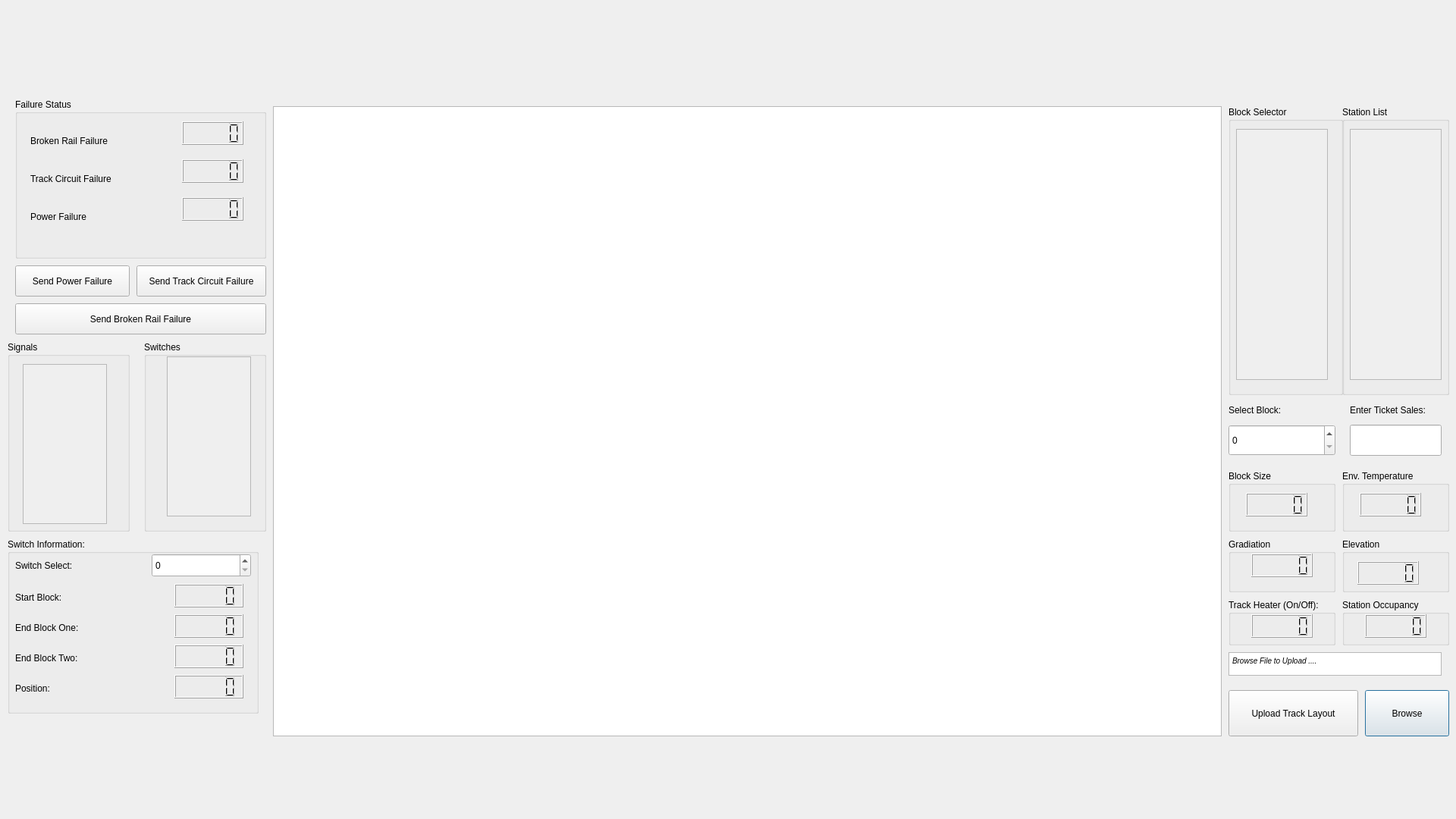
<?xml version="1.0" encoding="UTF-8"?>
<ui version="4.0">
 <class>Dialog</class>
 <widget class="QDialog" name="Dialog">
  <property name="geometry">
   <rect>
    <x>0</x>
    <y>0</y>
    <width>1920</width>
    <height>1080</height>
   </rect>
  </property>
  <property name="minimumSize">
   <size>
    <width>1920</width>
    <height>500</height>
   </size>
  </property>
  <property name="windowTitle">
   <string>Dialog</string>
  </property>
  <widget class="QGraphicsView" name="trackLayout">
   <property name="geometry">
    <rect>
     <x>360</x>
     <y>140</y>
     <width>1251</width>
     <height>831</height>
    </rect>
   </property>
  </widget>
  <widget class="QPushButton" name="browseFileSelectButton">
   <property name="geometry">
    <rect>
     <x>1800</x>
     <y>910</y>
     <width>111</width>
     <height>61</height>
    </rect>
   </property>
   <property name="text">
    <string>Browse</string>
   </property>
  </widget>
  <widget class="QPushButton" name="uploadTrackButton">
   <property name="geometry">
    <rect>
     <x>1620</x>
     <y>910</y>
     <width>171</width>
     <height>61</height>
    </rect>
   </property>
   <property name="text">
    <string>Upload Track Layout</string>
   </property>
  </widget>
  <widget class="QGroupBox" name="envTemp">
   <property name="geometry">
    <rect>
     <x>1770</x>
     <y>620</y>
     <width>141</width>
     <height>81</height>
    </rect>
   </property>
   <property name="title">
    <string>Env. Temperature</string>
   </property>
   <widget class="QLCDNumber" name="lcdEnvTemp">
    <property name="geometry">
     <rect>
      <x>23</x>
      <y>30</y>
      <width>81</width>
      <height>31</height>
     </rect>
    </property>
   </widget>
  </widget>
  <widget class="QGroupBox" name="grad">
   <property name="geometry">
    <rect>
     <x>1620</x>
     <y>710</y>
     <width>141</width>
     <height>71</height>
    </rect>
   </property>
   <property name="title">
    <string>Gradiation</string>
   </property>
   <widget class="QLCDNumber" name="lcdGrad">
    <property name="geometry">
     <rect>
      <x>30</x>
      <y>20</y>
      <width>81</width>
      <height>31</height>
     </rect>
    </property>
   </widget>
  </widget>
  <widget class="QGroupBox" name="elev">
   <property name="geometry">
    <rect>
     <x>1770</x>
     <y>710</y>
     <width>141</width>
     <height>71</height>
    </rect>
   </property>
   <property name="title">
    <string>Elevation</string>
   </property>
   <widget class="QLCDNumber" name="lcdElev">
    <property name="geometry">
     <rect>
      <x>20</x>
      <y>30</y>
      <width>81</width>
      <height>31</height>
     </rect>
    </property>
   </widget>
  </widget>
  <widget class="QGroupBox" name="blockSize">
   <property name="geometry">
    <rect>
     <x>1620</x>
     <y>620</y>
     <width>141</width>
     <height>81</height>
    </rect>
   </property>
   <property name="title">
    <string>Block Size</string>
   </property>
   <widget class="QLCDNumber" name="lcdBlockSize">
    <property name="geometry">
     <rect>
      <x>23</x>
      <y>30</y>
      <width>81</width>
      <height>31</height>
     </rect>
    </property>
   </widget>
  </widget>
  <widget class="QGroupBox" name="blockSelectorGroup">
   <property name="geometry">
    <rect>
     <x>1620</x>
     <y>140</y>
     <width>151</width>
     <height>381</height>
    </rect>
   </property>
   <property name="title">
    <string>Block Selector</string>
   </property>
   <widget class="QScrollArea" name="blockSelScrollArea">
    <property name="geometry">
     <rect>
      <x>10</x>
      <y>30</y>
      <width>121</width>
      <height>331</height>
     </rect>
    </property>
    <property name="widgetResizable">
     <bool>true</bool>
    </property>
    <widget class="QWidget" name="scrollAreaWidgetContents">
     <property name="geometry">
      <rect>
       <x>0</x>
       <y>0</y>
       <width>119</width>
       <height>329</height>
      </rect>
     </property>
    </widget>
   </widget>
  </widget>
  <widget class="QGroupBox" name="switches">
   <property name="geometry">
    <rect>
     <x>190</x>
     <y>450</y>
     <width>161</width>
     <height>251</height>
    </rect>
   </property>
   <property name="title">
    <string>Switches</string>
   </property>
   <widget class="QScrollArea" name="swScrollArea">
    <property name="geometry">
     <rect>
      <x>30</x>
      <y>20</y>
      <width>111</width>
      <height>211</height>
     </rect>
    </property>
    <property name="widgetResizable">
     <bool>true</bool>
    </property>
    <widget class="QWidget" name="swScrollAreaWidgetContents">
     <property name="geometry">
      <rect>
       <x>0</x>
       <y>0</y>
       <width>109</width>
       <height>209</height>
      </rect>
     </property>
    </widget>
   </widget>
  </widget>
  <widget class="QGroupBox" name="signals">
   <property name="geometry">
    <rect>
     <x>10</x>
     <y>450</y>
     <width>161</width>
     <height>251</height>
    </rect>
   </property>
   <property name="title">
    <string>Signals</string>
   </property>
   <widget class="QScrollArea" name="signScrollArea">
    <property name="geometry">
     <rect>
      <x>20</x>
      <y>30</y>
      <width>111</width>
      <height>211</height>
     </rect>
    </property>
    <property name="widgetResizable">
     <bool>true</bool>
    </property>
    <widget class="QWidget" name="scrollAreaWidgetContents_4">
     <property name="geometry">
      <rect>
       <x>0</x>
       <y>0</y>
       <width>109</width>
       <height>209</height>
      </rect>
     </property>
    </widget>
   </widget>
  </widget>
  <widget class="QTextBrowser" name="fileBrowserTextBrowser">
   <property name="geometry">
    <rect>
     <x>1620</x>
     <y>860</y>
     <width>281</width>
     <height>31</height>
    </rect>
   </property>
   <property name="acceptDrops">
    <bool>true</bool>
   </property>
   <property name="html">
    <string>&lt;!DOCTYPE HTML PUBLIC &quot;-//W3C//DTD HTML 4.0//EN&quot; &quot;http://www.w3.org/TR/REC-html40/strict.dtd&quot;&gt;
&lt;html&gt;&lt;head&gt;&lt;meta name=&quot;qrichtext&quot; content=&quot;1&quot; /&gt;&lt;style type=&quot;text/css&quot;&gt;
p, li { white-space: pre-wrap; }
&lt;/style&gt;&lt;/head&gt;&lt;body style=&quot; font-family:'MS Shell Dlg 2'; font-size:9.75pt; font-weight:400; font-style:normal;&quot;&gt;
&lt;p style=&quot; margin-top:0px; margin-bottom:0px; margin-left:0px; margin-right:0px; -qt-block-indent:0; text-indent:0px;&quot;&gt;&lt;span style=&quot; font-size:7.8pt; font-style:italic;&quot;&gt;Browse File to Upload .... &lt;/span&gt;&lt;/p&gt;&lt;/body&gt;&lt;/html&gt;</string>
   </property>
  </widget>
  <widget class="QGroupBox" name="failureStates">
   <property name="geometry">
    <rect>
     <x>20</x>
     <y>130</y>
     <width>331</width>
     <height>211</height>
    </rect>
   </property>
   <property name="title">
    <string>Failure Status</string>
   </property>
   <widget class="QLabel" name="brokenRailTxt">
    <property name="geometry">
     <rect>
      <x>20</x>
      <y>40</y>
      <width>111</width>
      <height>31</height>
     </rect>
    </property>
    <property name="text">
     <string>Broken Rail Failure</string>
    </property>
   </widget>
   <widget class="QLabel" name="trackCircuitTxt">
    <property name="geometry">
     <rect>
      <x>20</x>
      <y>90</y>
      <width>131</width>
      <height>31</height>
     </rect>
    </property>
    <property name="text">
     <string>Track Circuit Failure</string>
    </property>
   </widget>
   <widget class="QLabel" name="powerTxt">
    <property name="geometry">
     <rect>
      <x>20</x>
      <y>140</y>
      <width>111</width>
      <height>31</height>
     </rect>
    </property>
    <property name="text">
     <string>Power Failure</string>
    </property>
   </widget>
   <widget class="QLCDNumber" name="lcdBrokenRail">
    <property name="geometry">
     <rect>
      <x>220</x>
      <y>30</y>
      <width>81</width>
      <height>31</height>
     </rect>
    </property>
   </widget>
   <widget class="QLCDNumber" name="lcdTrackCircuit">
    <property name="geometry">
     <rect>
      <x>220</x>
      <y>80</y>
      <width>81</width>
      <height>31</height>
     </rect>
    </property>
   </widget>
   <widget class="QLCDNumber" name="lcdPower">
    <property name="geometry">
     <rect>
      <x>220</x>
      <y>130</y>
      <width>81</width>
      <height>31</height>
     </rect>
    </property>
   </widget>
  </widget>
  <widget class="QGroupBox" name="blockSelectorGroup_2">
   <property name="geometry">
    <rect>
     <x>1770</x>
     <y>140</y>
     <width>141</width>
     <height>381</height>
    </rect>
   </property>
   <property name="title">
    <string>Station List</string>
   </property>
   <widget class="QScrollArea" name="stationListScrollArea">
    <property name="geometry">
     <rect>
      <x>10</x>
      <y>30</y>
      <width>121</width>
      <height>331</height>
     </rect>
    </property>
    <property name="widgetResizable">
     <bool>true</bool>
    </property>
    <widget class="QWidget" name="scrollAreaWidgetContents_2">
     <property name="geometry">
      <rect>
       <x>0</x>
       <y>0</y>
       <width>119</width>
       <height>329</height>
      </rect>
     </property>
    </widget>
   </widget>
  </widget>
  <widget class="QSpinBox" name="blockSelectSpinBox">
   <property name="geometry">
    <rect>
     <x>1620</x>
     <y>560</y>
     <width>141</width>
     <height>41</height>
    </rect>
   </property>
  </widget>
  <widget class="QLineEdit" name="stationSelectLineEdit">
   <property name="geometry">
    <rect>
     <x>1780</x>
     <y>560</y>
     <width>121</width>
     <height>41</height>
    </rect>
   </property>
  </widget>
  <widget class="QLabel" name="blockSelectTxt">
   <property name="geometry">
    <rect>
     <x>1620</x>
     <y>530</y>
     <width>131</width>
     <height>21</height>
    </rect>
   </property>
   <property name="text">
    <string>Select Block:</string>
   </property>
  </widget>
  <widget class="QLabel" name="stationSelectTxt">
   <property name="geometry">
    <rect>
     <x>1780</x>
     <y>530</y>
     <width>121</width>
     <height>21</height>
    </rect>
   </property>
   <property name="text">
    <string>Enter Ticket Sales:</string>
   </property>
  </widget>
  <widget class="QGroupBox" name="stationOccupancyGroupBox">
   <property name="geometry">
    <rect>
     <x>1770</x>
     <y>790</y>
     <width>141</width>
     <height>61</height>
    </rect>
   </property>
   <property name="title">
    <string>Station Occupancy</string>
   </property>
   <widget class="QLCDNumber" name="lcdStationOccupancy">
    <property name="geometry">
     <rect>
      <x>30</x>
      <y>20</y>
      <width>81</width>
      <height>31</height>
     </rect>
    </property>
   </widget>
  </widget>
  <widget class="QGroupBox" name="trackHeaterGroupBox">
   <property name="geometry">
    <rect>
     <x>1620</x>
     <y>790</y>
     <width>141</width>
     <height>61</height>
    </rect>
   </property>
   <property name="title">
    <string>Track Heater (On/Off):</string>
   </property>
   <widget class="QLCDNumber" name="lcdTrackHeater">
    <property name="geometry">
     <rect>
      <x>30</x>
      <y>20</y>
      <width>81</width>
      <height>31</height>
     </rect>
    </property>
   </widget>
  </widget>
  <widget class="QGroupBox" name="swGroupBox">
   <property name="geometry">
    <rect>
     <x>10</x>
     <y>710</y>
     <width>331</width>
     <height>231</height>
    </rect>
   </property>
   <property name="title">
    <string>Switch Information:</string>
   </property>
   <widget class="QLabel" name="switchSelectTxt">
    <property name="geometry">
     <rect>
      <x>10</x>
      <y>20</y>
      <width>91</width>
      <height>31</height>
     </rect>
    </property>
    <property name="text">
     <string>Switch Select:</string>
    </property>
   </widget>
   <widget class="QSpinBox" name="swSelectSpinBox">
    <property name="geometry">
     <rect>
      <x>190</x>
      <y>20</y>
      <width>131</width>
      <height>31</height>
     </rect>
    </property>
   </widget>
   <widget class="QLabel" name="swStartBlockTxt">
    <property name="geometry">
     <rect>
      <x>10</x>
      <y>70</y>
      <width>111</width>
      <height>16</height>
     </rect>
    </property>
    <property name="text">
     <string>Start Block:</string>
    </property>
   </widget>
   <widget class="QLabel" name="swEndBlockOneTxt">
    <property name="geometry">
     <rect>
      <x>10</x>
      <y>110</y>
      <width>111</width>
      <height>16</height>
     </rect>
    </property>
    <property name="text">
     <string>End Block One:</string>
    </property>
   </widget>
   <widget class="QLabel" name="swEndBlockTwoTxt">
    <property name="geometry">
     <rect>
      <x>10</x>
      <y>150</y>
      <width>91</width>
      <height>16</height>
     </rect>
    </property>
    <property name="text">
     <string>End Block Two:</string>
    </property>
   </widget>
   <widget class="QLCDNumber" name="lcdStartBlock">
    <property name="geometry">
     <rect>
      <x>220</x>
      <y>60</y>
      <width>91</width>
      <height>31</height>
     </rect>
    </property>
   </widget>
   <widget class="QLCDNumber" name="lcdEndBlockOne">
    <property name="geometry">
     <rect>
      <x>220</x>
      <y>100</y>
      <width>91</width>
      <height>31</height>
     </rect>
    </property>
   </widget>
   <widget class="QLCDNumber" name="lcdEndBlockTwo">
    <property name="geometry">
     <rect>
      <x>220</x>
      <y>140</y>
      <width>91</width>
      <height>31</height>
     </rect>
    </property>
   </widget>
   <widget class="QLabel" name="positionTxt">
    <property name="geometry">
     <rect>
      <x>10</x>
      <y>190</y>
      <width>51</width>
      <height>16</height>
     </rect>
    </property>
    <property name="text">
     <string>Position:</string>
    </property>
   </widget>
   <widget class="QLCDNumber" name="lcdPosition">
    <property name="geometry">
     <rect>
      <x>220</x>
      <y>180</y>
      <width>91</width>
      <height>31</height>
     </rect>
    </property>
   </widget>
  </widget>
  <widget class="QPushButton" name="powerFailureButton">
   <property name="geometry">
    <rect>
     <x>20</x>
     <y>350</y>
     <width>151</width>
     <height>41</height>
    </rect>
   </property>
   <property name="text">
    <string>Send Power Failure</string>
   </property>
  </widget>
  <widget class="QPushButton" name="trackCircuitFailureButton">
   <property name="geometry">
    <rect>
     <x>180</x>
     <y>350</y>
     <width>171</width>
     <height>41</height>
    </rect>
   </property>
   <property name="text">
    <string>Send Track Circuit Failure</string>
   </property>
  </widget>
  <widget class="QPushButton" name="brokenRailFailureButton">
   <property name="geometry">
    <rect>
     <x>20</x>
     <y>400</y>
     <width>331</width>
     <height>41</height>
    </rect>
   </property>
   <property name="text">
    <string>Send Broken Rail Failure</string>
   </property>
  </widget>
 </widget>
 <resources/>
 <connections>
  <connection>
   <sender>stationSelectLineEdit</sender>
   <signal>returnPressed()</signal>
   <receiver>lcdStationOccupancy</receiver>
   <slot>update()</slot>
   <hints>
    <hint type="sourcelabel">
     <x>1840</x>
     <y>580</y>
    </hint>
    <hint type="destinationlabel">
     <x>1840</x>
     <y>825</y>
    </hint>
   </hints>
  </connection>
  <connection>
   <sender>swSelectSpinBox</sender>
   <signal>valueChanged(int)</signal>
   <receiver>lcdStartBlock</receiver>
   <slot>update()</slot>
   <hints>
    <hint type="sourcelabel">
     <x>245</x>
     <y>645</y>
    </hint>
    <hint type="destinationlabel">
     <x>255</x>
     <y>685</y>
    </hint>
   </hints>
  </connection>
  <connection>
   <sender>uploadTrackButton</sender>
   <signal>clicked()</signal>
   <receiver>trackLayout</receiver>
   <slot>repaint()</slot>
   <hints>
    <hint type="sourcelabel">
     <x>1705</x>
     <y>940</y>
    </hint>
    <hint type="destinationlabel">
     <x>985</x>
     <y>530</y>
    </hint>
   </hints>
  </connection>
 </connections>
</ui>
